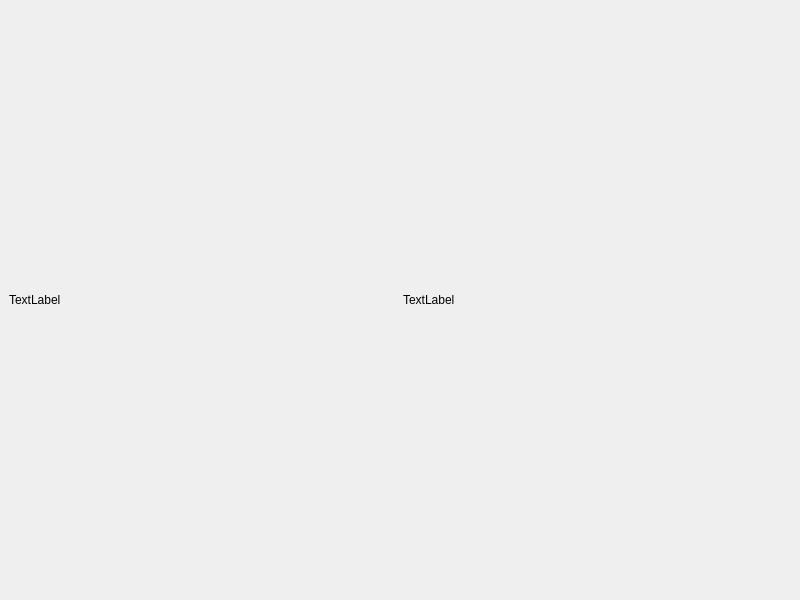
<?xml version="1.0" encoding="UTF-8"?>
<ui version="4.0">
 <class>MainWindow</class>
 <widget class="QMainWindow" name="MainWindow">
  <property name="geometry">
   <rect>
    <x>0</x>
    <y>0</y>
    <width>800</width>
    <height>600</height>
   </rect>
  </property>
  <property name="windowTitle">
   <string>MainWindow</string>
  </property>
  <widget class="QWidget" name="centralwidget">
   <layout class="QHBoxLayout" name="horizontalLayout">
    <item>
     <widget class="QLabel" name="inVideo">
      <property name="text">
       <string>TextLabel</string>
      </property>
     </widget>
    </item>
    <item>
     <widget class="QLabel" name="outVideo">
      <property name="text">
       <string>TextLabel</string>
      </property>
     </widget>
    </item>
   </layout>
  </widget>
 </widget>
 <resources/>
 <connections/>
</ui>
